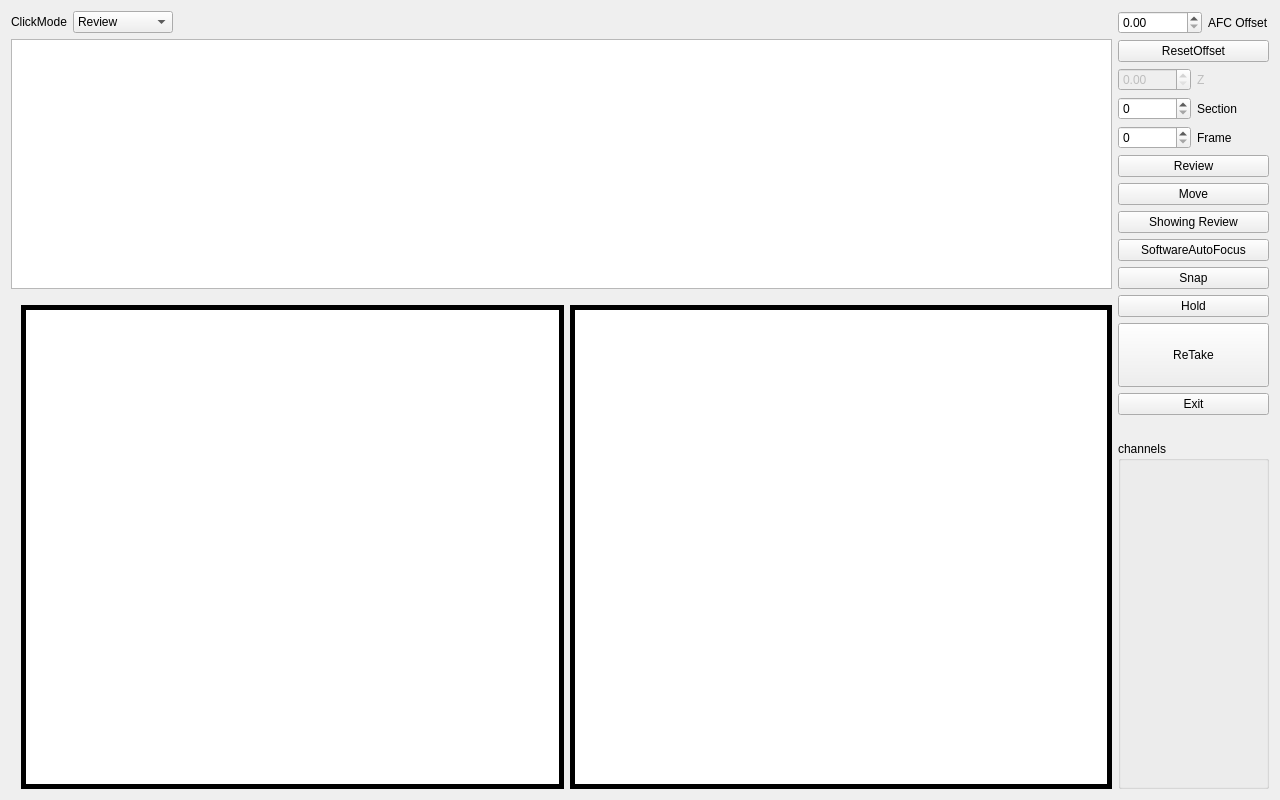
<?xml version="1.0" encoding="UTF-8"?>
<ui version="4.0">
 <class>Form</class>
 <widget class="QWidget" name="Form">
  <property name="geometry">
   <rect>
    <x>0</x>
    <y>0</y>
    <width>1280</width>
    <height>800</height>
   </rect>
  </property>
  <property name="sizePolicy">
   <sizepolicy hsizetype="Expanding" vsizetype="Expanding">
    <horstretch>1</horstretch>
    <verstretch>0</verstretch>
   </sizepolicy>
  </property>
  <property name="windowTitle">
   <string>Form</string>
  </property>
  <layout class="QHBoxLayout" name="horizontalLayout_6">
   <item>
    <layout class="QHBoxLayout" name="horizontalLayout_5" stretch="100,10">
     <item>
      <layout class="QVBoxLayout" name="verticalLayout_3" stretch="0,0,1">
       <property name="sizeConstraint">
        <enum>QLayout::SetFixedSize</enum>
       </property>
       <item>
        <layout class="QHBoxLayout" name="horizontalLayout_7">
         <property name="sizeConstraint">
          <enum>QLayout::SetDefaultConstraint</enum>
         </property>
         <property name="rightMargin">
          <number>0</number>
         </property>
         <item>
          <widget class="QLabel" name="label_5">
           <property name="sizePolicy">
            <sizepolicy hsizetype="Fixed" vsizetype="Fixed">
             <horstretch>0</horstretch>
             <verstretch>0</verstretch>
            </sizepolicy>
           </property>
           <property name="maximumSize">
            <size>
             <width>100</width>
             <height>50</height>
            </size>
           </property>
           <property name="text">
            <string>ClickMode</string>
           </property>
          </widget>
         </item>
         <item>
          <widget class="QComboBox" name="clickMode_comboBox">
           <property name="sizePolicy">
            <sizepolicy hsizetype="Fixed" vsizetype="MinimumExpanding">
             <horstretch>0</horstretch>
             <verstretch>0</verstretch>
            </sizepolicy>
           </property>
           <property name="maximumSize">
            <size>
             <width>100</width>
             <height>100</height>
            </size>
           </property>
           <item>
            <property name="text">
             <string>Review</string>
            </property>
           </item>
           <item>
            <property name="text">
             <string>Review&amp;Move</string>
            </property>
           </item>
          </widget>
         </item>
         <item>
          <spacer name="horizontalSpacer">
           <property name="orientation">
            <enum>Qt::Horizontal</enum>
           </property>
           <property name="sizeHint" stdset="0">
            <size>
             <width>40</width>
             <height>20</height>
            </size>
           </property>
          </spacer>
         </item>
        </layout>
       </item>
       <item>
        <widget class="GraphicsLayoutWidget" name="focusScore_graphicsLayoutWidget">
         <property name="sizePolicy">
          <sizepolicy hsizetype="MinimumExpanding" vsizetype="Fixed">
           <horstretch>0</horstretch>
           <verstretch>0</verstretch>
          </sizepolicy>
         </property>
         <property name="minimumSize">
          <size>
           <width>0</width>
           <height>250</height>
          </size>
         </property>
         <property name="maximumSize">
          <size>
           <width>16777215</width>
           <height>400</height>
          </size>
         </property>
        </widget>
       </item>
       <item>
        <layout class="QHBoxLayout" name="horizontalLayout_9">
         <property name="leftMargin">
          <number>10</number>
         </property>
         <property name="topMargin">
          <number>10</number>
         </property>
         <item>
          <widget class="GraphicsLayoutWidget" name="image2_graphicsLayoutWidget">
           <property name="sizePolicy">
            <sizepolicy hsizetype="Expanding" vsizetype="Expanding">
             <horstretch>0</horstretch>
             <verstretch>0</verstretch>
            </sizepolicy>
           </property>
           <property name="frameShape">
            <enum>QFrame::Box</enum>
           </property>
           <property name="frameShadow">
            <enum>QFrame::Plain</enum>
           </property>
           <property name="lineWidth">
            <number>5</number>
           </property>
          </widget>
         </item>
         <item>
          <widget class="GraphicsLayoutWidget" name="image1_graphicsLayoutWidget">
           <property name="frameShape">
            <enum>QFrame::Box</enum>
           </property>
           <property name="frameShadow">
            <enum>QFrame::Plain</enum>
           </property>
           <property name="lineWidth">
            <number>5</number>
           </property>
          </widget>
         </item>
        </layout>
       </item>
      </layout>
     </item>
     <item>
      <layout class="QVBoxLayout" name="verticalLayout">
       <item>
        <layout class="QHBoxLayout" name="horizontalLayout">
         <item>
          <widget class="QDoubleSpinBox" name="AFCoffset_doubleSpinBox">
           <property name="decimals">
            <number>2</number>
           </property>
           <property name="maximum">
            <double>999999.989999999990687</double>
           </property>
          </widget>
         </item>
         <item>
          <widget class="QLabel" name="label">
           <property name="text">
            <string>AFC Offset</string>
           </property>
          </widget>
         </item>
        </layout>
       </item>
       <item>
        <widget class="QPushButton" name="resetOffset_pushButton">
         <property name="text">
          <string>ResetOffset</string>
         </property>
        </widget>
       </item>
       <item>
        <layout class="QHBoxLayout" name="horizontalLayout_2">
         <item>
          <widget class="QDoubleSpinBox" name="z_doubleSpinBox">
           <property name="enabled">
            <bool>false</bool>
           </property>
          </widget>
         </item>
         <item>
          <widget class="QLabel" name="label_2">
           <property name="enabled">
            <bool>false</bool>
           </property>
           <property name="text">
            <string>Z</string>
           </property>
          </widget>
         </item>
        </layout>
       </item>
       <item>
        <layout class="QHBoxLayout" name="horizontalLayout_3">
         <item>
          <widget class="QSpinBox" name="section_spinBox"/>
         </item>
         <item>
          <widget class="QLabel" name="label_3">
           <property name="text">
            <string>Section</string>
           </property>
          </widget>
         </item>
        </layout>
       </item>
       <item>
        <layout class="QHBoxLayout" name="horizontalLayout_4">
         <item>
          <widget class="QSpinBox" name="frame_spinBox">
           <property name="maximum">
            <number>200</number>
           </property>
          </widget>
         </item>
         <item>
          <widget class="QLabel" name="label_4">
           <property name="text">
            <string>Frame</string>
           </property>
          </widget>
         </item>
        </layout>
       </item>
       <item>
        <widget class="QPushButton" name="review_pushButton">
         <property name="text">
          <string>Review</string>
         </property>
        </widget>
       </item>
       <item>
        <widget class="QPushButton" name="move_pushButton">
         <property name="text">
          <string>Move</string>
         </property>
        </widget>
       </item>
       <item>
        <widget class="QPushButton" name="livereview_pushButton">
         <property name="text">
          <string>Showing Review</string>
         </property>
         <property name="checkable">
          <bool>true</bool>
         </property>
        </widget>
       </item>
       <item>
        <widget class="QPushButton" name="softwareaf_pushButton">
         <property name="text">
          <string>SoftwareAutoFocus</string>
         </property>
        </widget>
       </item>
       <item>
        <widget class="QPushButton" name="snap_pushButton">
         <property name="text">
          <string>Snap</string>
         </property>
        </widget>
       </item>
       <item>
        <widget class="QPushButton" name="hold_pushButton">
         <property name="text">
          <string>Hold</string>
         </property>
        </widget>
       </item>
       <item>
        <widget class="QPushButton" name="retake_pushButton">
         <property name="enabled">
          <bool>true</bool>
         </property>
         <property name="sizePolicy">
          <sizepolicy hsizetype="Minimum" vsizetype="Fixed">
           <horstretch>0</horstretch>
           <verstretch>0</verstretch>
          </sizepolicy>
         </property>
         <property name="minimumSize">
          <size>
           <width>0</width>
           <height>64</height>
          </size>
         </property>
         <property name="text">
          <string>ReTake</string>
         </property>
        </widget>
       </item>
       <item>
        <widget class="QPushButton" name="exit_pushButton">
         <property name="text">
          <string>Exit</string>
         </property>
        </widget>
       </item>
       <item>
        <spacer name="horizontalSpacer_2">
         <property name="orientation">
          <enum>Qt::Horizontal</enum>
         </property>
         <property name="sizeType">
          <enum>QSizePolicy::Fixed</enum>
         </property>
         <property name="sizeHint" stdset="0">
          <size>
           <width>150</width>
           <height>20</height>
          </size>
         </property>
        </spacer>
       </item>
       <item>
        <widget class="QGroupBox" name="channel_groupBox">
         <property name="sizePolicy">
          <sizepolicy hsizetype="Expanding" vsizetype="MinimumExpanding">
           <horstretch>0</horstretch>
           <verstretch>0</verstretch>
          </sizepolicy>
         </property>
         <property name="title">
          <string>channels</string>
         </property>
         <widget class="QWidget" name="verticalLayoutWidget_2">
          <property name="geometry">
           <rect>
            <x>10</x>
            <y>20</y>
            <width>131</width>
            <height>371</height>
           </rect>
          </property>
          <layout class="QVBoxLayout" name="channel_verticalLayout">
           <property name="sizeConstraint">
            <enum>QLayout::SetDefaultConstraint</enum>
           </property>
          </layout>
         </widget>
        </widget>
       </item>
      </layout>
     </item>
    </layout>
   </item>
  </layout>
 </widget>
 <customwidgets>
  <customwidget>
   <class>GraphicsLayoutWidget</class>
   <extends>QGraphicsView</extends>
   <header>pyqtgraph.h</header>
  </customwidget>
 </customwidgets>
 <resources/>
 <connections/>
</ui>
